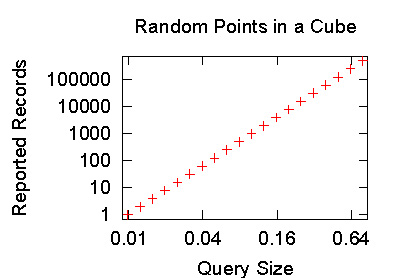

This figure's gnuplot source:
# RandomCubeQuerySize.gp

set size 0.4,0.4
set nokey
set title 'Random Points in a Cube'
set xlabel 'Query Size'
set ylabel 'Reported Records'
set terminal postscript eps color
set output 'RandomCubeQuerySize.eps'
set logscale xy
set xtics 0.01,4,0.64
set nomxtics
set ytics 1,10,100000
set nomytics
plot [0.00984313/1.1:0.793701*1.1] [0.953674/1.5:500000*1.5]\
  'RandomCubeQuerySize.dat' with points
